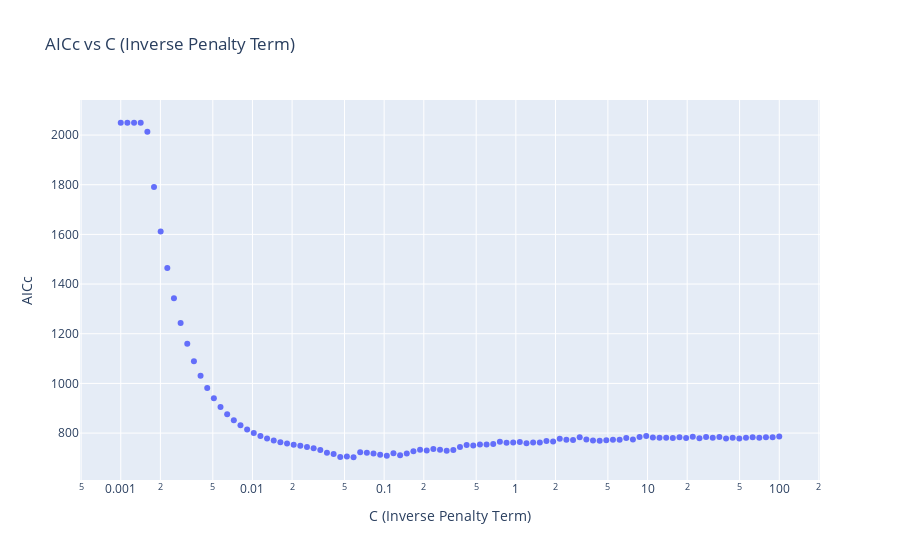

Source (notebook cell):
### Code cell
fig = px.scatter(x=Cs, y=aiccs, log_x=True,
                 title='AICc vs C (Inverse Penalty Term)',
                 labels={'x': 'C (Inverse Penalty Term)', 'y': 'AICc'})

# Show the interactive plot
fig.show()
